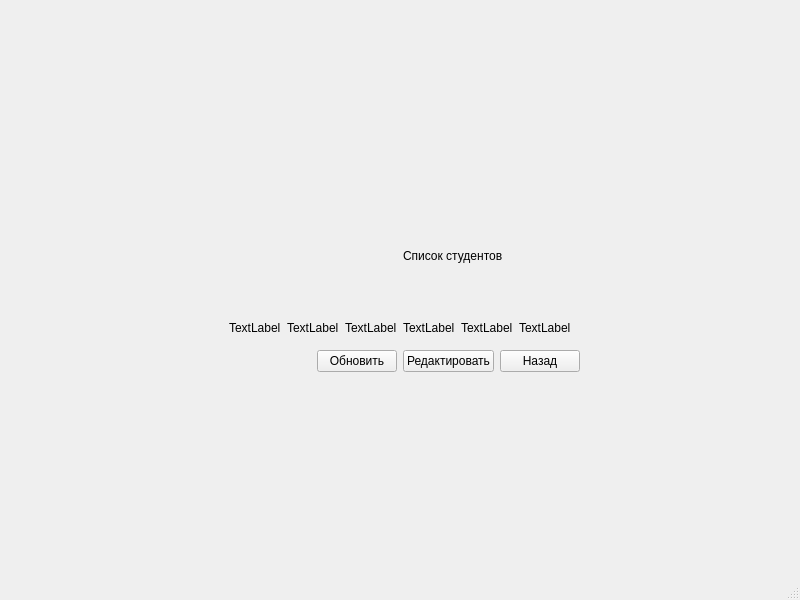
<?xml version="1.0" encoding="UTF-8"?>
<ui version="4.0">
 <class>viewStudents</class>
 <widget class="QMainWindow" name="viewStudents">
  <property name="geometry">
   <rect>
    <x>0</x>
    <y>0</y>
    <width>800</width>
    <height>600</height>
   </rect>
  </property>
  <property name="windowTitle">
   <string>MainWindow</string>
  </property>
  <property name="styleSheet">
   <string notr="true">background-image: url(:/images/biblio.jpg);</string>
  </property>
  <widget class="QWidget" name="centralwidget">
   <layout class="QGridLayout" name="gridLayout_2">
    <item row="4" column="1">
     <spacer name="verticalSpacer">
      <property name="orientation">
       <enum>Qt::Vertical</enum>
      </property>
      <property name="sizeHint" stdset="0">
       <size>
        <width>20</width>
        <height>40</height>
       </size>
      </property>
     </spacer>
    </item>
    <item row="3" column="0">
     <spacer name="horizontalSpacer">
      <property name="orientation">
       <enum>Qt::Horizontal</enum>
      </property>
      <property name="sizeHint" stdset="0">
       <size>
        <width>40</width>
        <height>20</height>
       </size>
      </property>
     </spacer>
    </item>
    <item row="2" column="2">
     <spacer name="horizontalSpacer_2">
      <property name="orientation">
       <enum>Qt::Horizontal</enum>
      </property>
      <property name="sizeHint" stdset="0">
       <size>
        <width>40</width>
        <height>20</height>
       </size>
      </property>
     </spacer>
    </item>
    <item row="3" column="1">
     <layout class="QHBoxLayout" name="horizontalLayout">
      <item>
       <spacer name="horizontalSpacer_3">
        <property name="orientation">
         <enum>Qt::Horizontal</enum>
        </property>
        <property name="sizeHint" stdset="0">
         <size>
          <width>40</width>
          <height>20</height>
         </size>
        </property>
       </spacer>
      </item>
      <item>
       <widget class="QPushButton" name="btnUpdate">
        <property name="text">
         <string>Обновить</string>
        </property>
       </widget>
      </item>
      <item>
       <widget class="QPushButton" name="btnChange">
        <property name="text">
         <string>Редактировать</string>
        </property>
       </widget>
      </item>
      <item>
       <widget class="QPushButton" name="btnBack">
        <property name="text">
         <string>Назад</string>
        </property>
       </widget>
      </item>
     </layout>
    </item>
    <item row="1" column="1">
     <layout class="QHBoxLayout" name="horizontalLayout_3">
      <item>
       <widget class="QLabel" name="label_8">
        <property name="minimumSize">
         <size>
          <width>100</width>
          <height>100</height>
         </size>
        </property>
        <property name="styleSheet">
         <string notr="true">image: url(:/images/student_sp.png);</string>
        </property>
        <property name="text">
         <string/>
        </property>
       </widget>
      </item>
      <item>
       <widget class="QLabel" name="label_7">
        <property name="styleSheet">
         <string notr="true">font: 18pt &quot;MS Shell Dlg 2&quot;;</string>
        </property>
        <property name="text">
         <string>Список студентов</string>
        </property>
       </widget>
      </item>
     </layout>
    </item>
    <item row="0" column="1">
     <spacer name="verticalSpacer_2">
      <property name="orientation">
       <enum>Qt::Vertical</enum>
      </property>
      <property name="sizeHint" stdset="0">
       <size>
        <width>20</width>
        <height>40</height>
       </size>
      </property>
     </spacer>
    </item>
    <item row="2" column="1">
     <widget class="QFrame" name="gridFrame">
      <layout class="QGridLayout" name="gridLayout">
       <item row="0" column="1">
        <widget class="QLabel" name="label_2">
         <property name="text">
          <string>TextLabel</string>
         </property>
        </widget>
       </item>
       <item row="0" column="3">
        <widget class="QLabel" name="label_4">
         <property name="text">
          <string>TextLabel</string>
         </property>
        </widget>
       </item>
       <item row="0" column="2">
        <widget class="QLabel" name="label_3">
         <property name="text">
          <string>TextLabel</string>
         </property>
        </widget>
       </item>
       <item row="0" column="0">
        <widget class="QLabel" name="label">
         <property name="text">
          <string>TextLabel</string>
         </property>
        </widget>
       </item>
       <item row="0" column="4">
        <widget class="QLabel" name="label_5">
         <property name="text">
          <string>TextLabel</string>
         </property>
        </widget>
       </item>
       <item row="0" column="5">
        <widget class="QLabel" name="label_6">
         <property name="text">
          <string>TextLabel</string>
         </property>
        </widget>
       </item>
      </layout>
     </widget>
    </item>
   </layout>
  </widget>
  <widget class="QMenuBar" name="menubar">
   <property name="geometry">
    <rect>
     <x>0</x>
     <y>0</y>
     <width>800</width>
     <height>26</height>
    </rect>
   </property>
  </widget>
  <widget class="QStatusBar" name="statusbar"/>
 </widget>
 <resources/>
 <connections/>
</ui>
